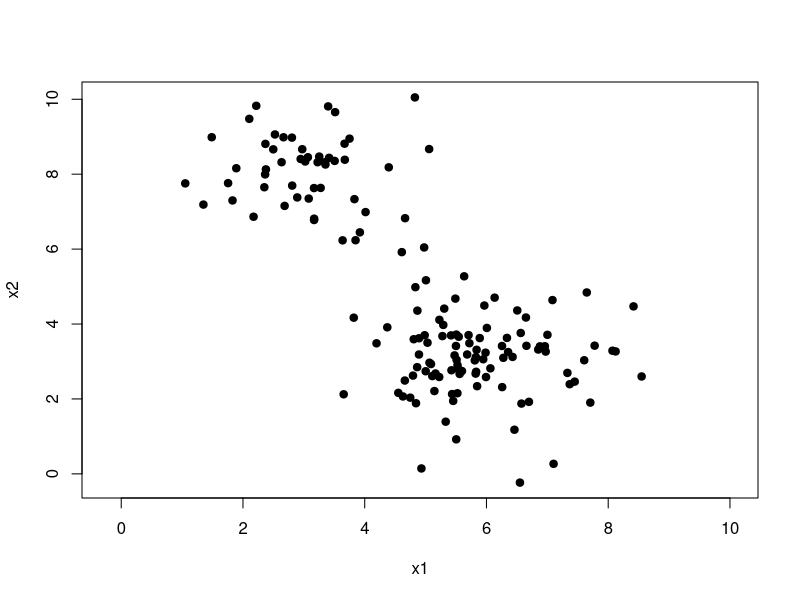
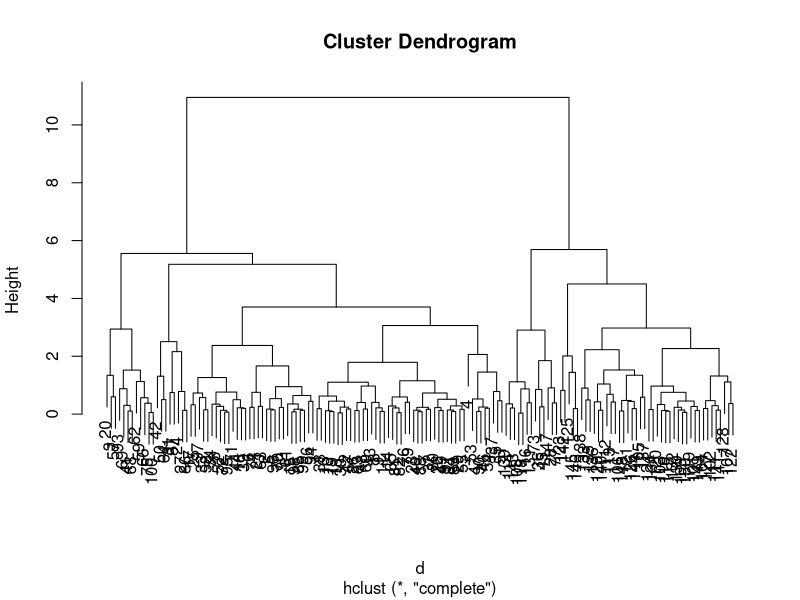
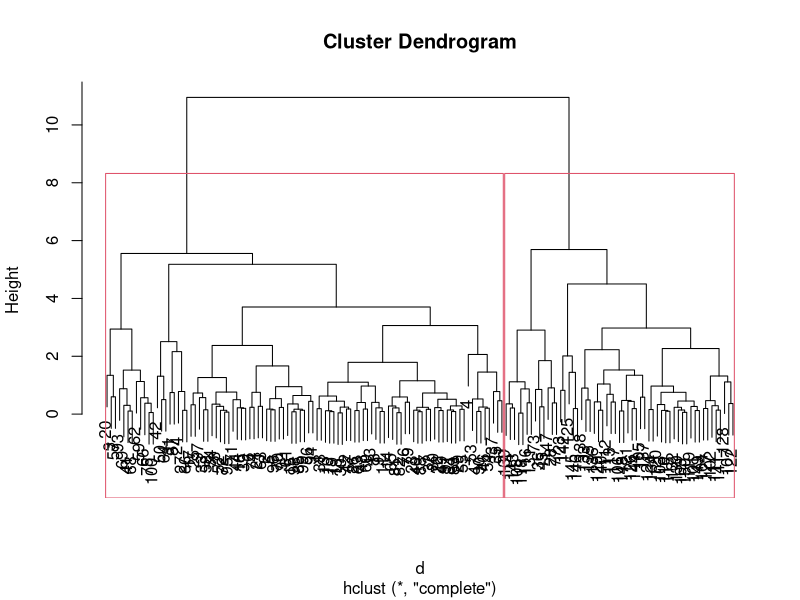
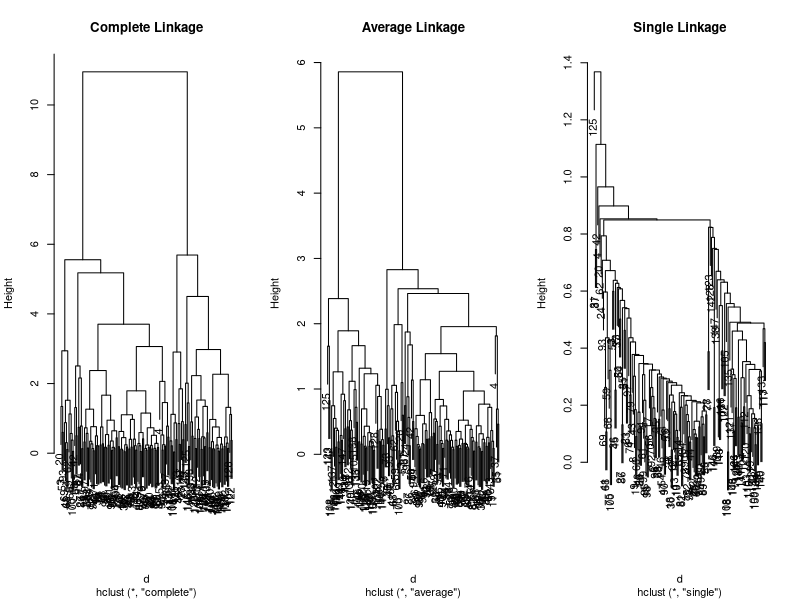
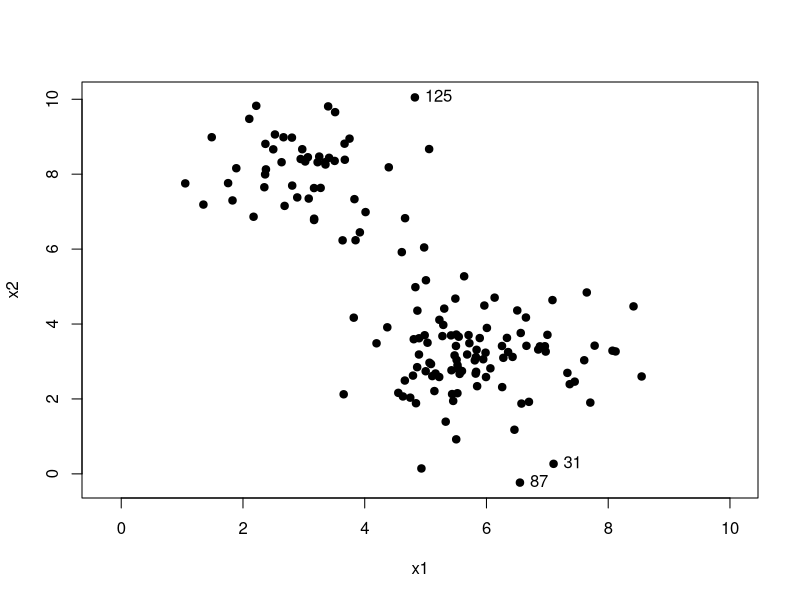
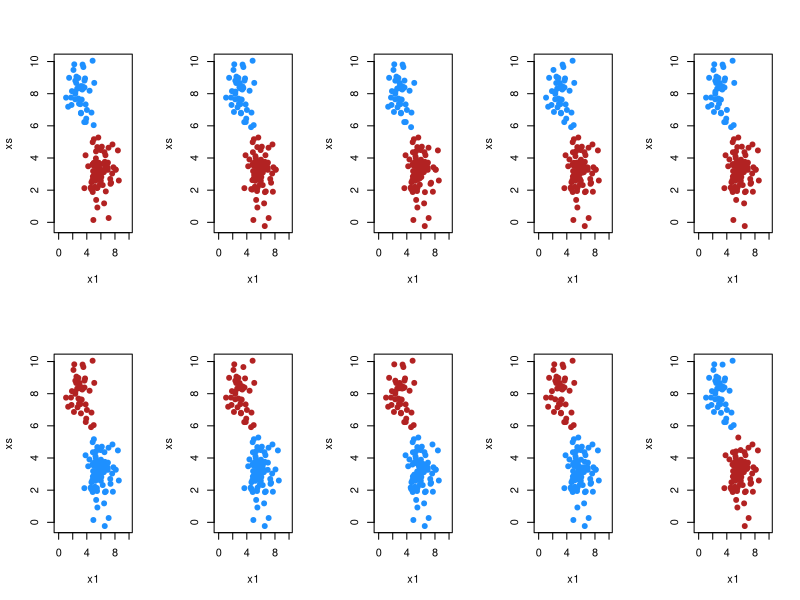
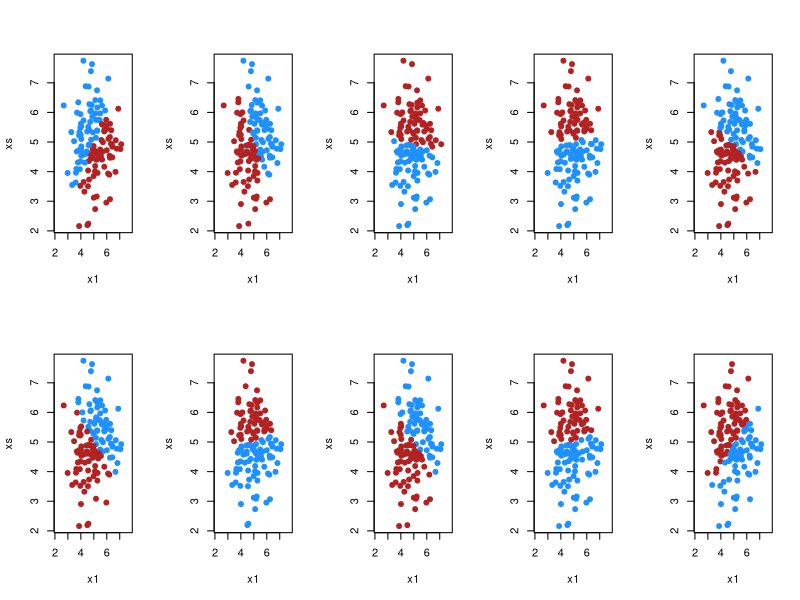
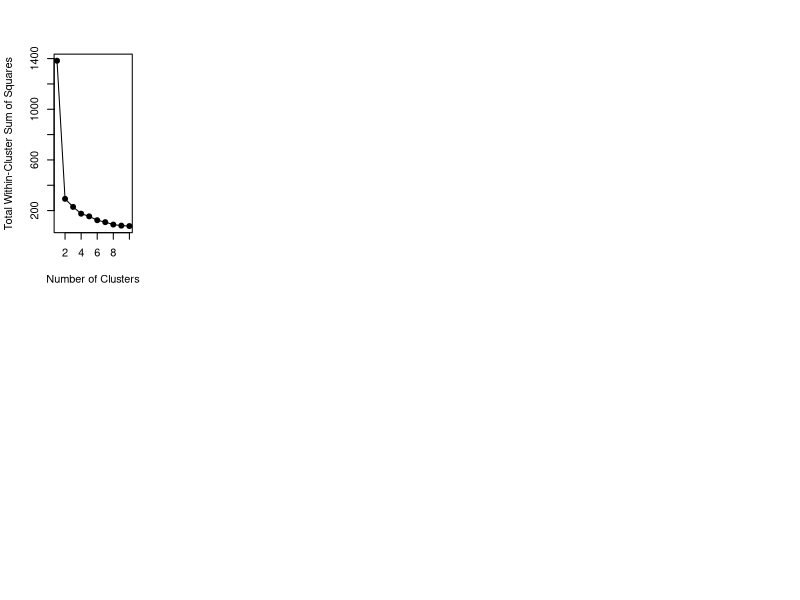

Reproduce these figures in R, in order.
############################################################################

# Open Online R Stream (https://www.wvbauer.com/doku.php/live_streams)
#
# By:   Wolfgang Viechtbauer (https://www.wvbauer.com)
# Date: 2023-03-02
#
# Topic(s):
# - An Introduction to Statistical Learning (https://www.statlearning.com)
# - Section(s): 12.4.2 - 12.4.3
#
# last updated: 2023-03-10

############################################################################

### 12.4.2: Hierarchical Clustering

# simulate some data where there are essentially two groups
set.seed(1234)
x1 <- c(rnorm(100, 6, 1), rnorm(50, 3, 1))
x2 <- c(rnorm(100, 3, 1), rnorm(50, 8, 1))
X <- cbind(x1,x2)

# plot the data
plot(x1, x2, pch=19, xlim=range(c(x1,x2)), ylim=range(c(x1,x2)))

# compute Euclidean distances of the n=150 observations based on the p=2 features
d <- dist(X) # note: method="euclidean" is the default

# do hierarchical clustering
res <- hclust(d) # note: method="complete" is the default

# plot the dendrogram
plot(res)

# can interactively identify clusters by clicking on the plot (left click to
# draw boxes, right click to stop)
grp <- identify(res)
grp

# alternatively, we can use rect.hclust() to find the cut that creates a
# desired number of clusters in the plot
plot(res)
grp <- rect.hclust(res, k=2)
grp

# if we just want the group assignment according to a desired number of
# clusters, can also use the cutree() function
grp <- cutree(res, k=2)
grp

# get the group means on the features based on the group assignment
by(X, grp, colMeans)

# compare complete, average, and single linkage
par(mfrow=c(1,3))
res <- hclust(d, method="complete")
plot(res, main="Complete Linkage")
res <- hclust(d, method="average")
plot(res, main="Average Linkage")
res <- hclust(d, method="single")
plot(res, main="Single Linkage")

# plot the data again and label the points that are merged last according to
# single linkage
par(mfrow=c(1,1))
plot(x1, x2, pch=19, xlim=range(c(x1,x2)), ylim=range(c(x1,x2)))
id <- c(31,87,125)
text(x1[id], x2[id], id, pos=4)

############################################################################

### 12.4.3: Practical Issues in Clustering

# a possible way to get a sense of whether the clusters are 'real' is to do
# something like 10-fold cross-validation, where we repeat k-means clustering
# leaving out 1/10th of the data each time

# 10-fold cross-validation

fold <- sample(rep(1:10, each=15))

par(mfrow=c(2,5))

for (i in 1:10) {

   res <- kmeans(X[fold!=i,], centers=2)
   plot(x1[fold!=i], x2[fold!=i], pch=19, xlim=range(c(x1,x2)), ylim=range(c(x1,x2)),
        xlab="x1", ylab="xs", col=ifelse(res$cluster==1, "dodgerblue", "firebrick"))

}

# here, we see that the clusters that are being formed are quite consistent
# (the switching of the colors can be ignored)

# now simulate data where there really is only a single group
set.seed(2345)
x1 <- c(rnorm(100, 5, 1), rnorm(50, 5, 1))
x2 <- c(rnorm(100, 5, 1), rnorm(50, 5, 1))
X <- cbind(x1,x2)

# again do 10-fold CV

fold <- sample(rep(1:10, each=15))

for (i in 1:10) {

   res <- kmeans(X[fold!=i,], centers=2)
   plot(x1[fold!=i], x2[fold!=i], pch=19, xlim=range(c(x1,x2)), ylim=range(c(x1,x2)),
        xlab="x1", ylab="xs", col=ifelse(res$cluster==1, "dodgerblue", "firebrick"))

}

# here, we see that the clusters that are being formed are less consistent

############################################################################

### try out the 'elbow criterion/method' for choosing k in k-means clustering

# https://en.wikipedia.org/wiki/Elbow_method_(clustering)

# back to the data where there are essentially two groups
set.seed(1234)
x1 <- c(rnorm(100, 6, 1), rnorm(50, 3, 1))
x2 <- c(rnorm(100, 3, 1), rnorm(50, 8, 1))
X <- cbind(x1,x2)

# do k-means clustering with k from 1 to 10 and save the 'total within-cluster
# sum of squares' for each value of k

withinss <- rep(NA, 10)

for (k in 1:10) {
   res <- kmeans(X, centers=k)
   withinss[k] <- res$tot.withinss
}

# plot the total within-cluster sum of squares as a function of k
plot(1:10, withinss, type="o", pch=19, xlab="Number of Clusters",
     ylab="Total Within-Cluster Sum of Squares")

# the rule is to pick as many clusters as there are points above the 'elbow'
# plus one (so here, we might decide to choose k=2, which indeed matches up
# with how we simulated the data)

# but note that the elbow criterion/method should probably not be used; see:
# https://arxiv.org/abs/2212.12189

############################################################################
